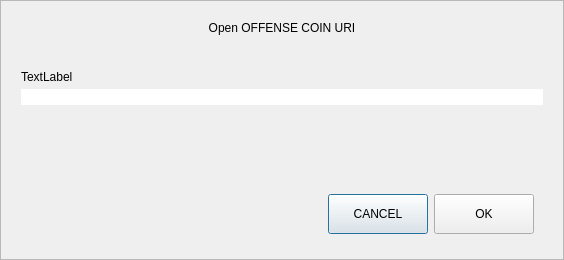
<?xml version="1.0" encoding="UTF-8"?>
<ui version="4.0">
 <class>OpenURIDialog</class>
 <widget class="QDialog" name="OpenURIDialog">
  <property name="geometry">
   <rect>
    <x>0</x>
    <y>0</y>
    <width>564</width>
    <height>260</height>
   </rect>
  </property>
  <property name="windowTitle">
   <string>Open URI</string>
  </property>
  <layout class="QVBoxLayout" name="verticalLayout">
   <property name="spacing">
    <number>0</number>
   </property>
   <property name="leftMargin">
    <number>0</number>
   </property>
   <property name="topMargin">
    <number>0</number>
   </property>
   <property name="rightMargin">
    <number>0</number>
   </property>
   <property name="bottomMargin">
    <number>0</number>
   </property>
   <item>
    <widget class="QFrame" name="frame">
     <property name="frameShape">
      <enum>QFrame::StyledPanel</enum>
     </property>
     <property name="frameShadow">
      <enum>QFrame::Raised</enum>
     </property>
     <layout class="QVBoxLayout" name="verticalLayout_2">
      <property name="spacing">
       <number>5</number>
      </property>
      <property name="leftMargin">
       <number>20</number>
      </property>
      <property name="topMargin">
       <number>20</number>
      </property>
      <property name="rightMargin">
       <number>20</number>
      </property>
      <property name="bottomMargin">
       <number>16</number>
      </property>
      <item>
       <widget class="QLabel" name="labelTitle">
        <property name="text">
         <string>Open OFFENSE COIN URI</string>
        </property>
        <property name="alignment">
         <set>Qt::AlignCenter</set>
        </property>
       </widget>
      </item>
      <item>
       <spacer name="verticalSpacer_2">
        <property name="orientation">
         <enum>Qt::Vertical</enum>
        </property>
        <property name="sizeType">
         <enum>QSizePolicy::Fixed</enum>
        </property>
        <property name="sizeHint" stdset="0">
         <size>
          <width>20</width>
          <height>30</height>
         </size>
        </property>
       </spacer>
      </item>
      <item>
       <widget class="QLabel" name="labelSubtitle">
        <property name="text">
         <string notr="true">TextLabel</string>
        </property>
       </widget>
      </item>
      <item>
       <layout class="QHBoxLayout" name="horizontalLayout">
        <property name="spacing">
         <number>0</number>
        </property>
        <item>
         <widget class="QValidatedLineEdit" name="uriEdit">
          <property name="styleSheet">
           <string notr="true">#uriEdit{
	border-top-right-radius:0px;
	border-bottom-right-radius:0px;
}</string>
          </property>
         </widget>
        </item>
       </layout>
      </item>
      <item>
       <spacer name="verticalSpacer">
        <property name="orientation">
         <enum>Qt::Vertical</enum>
        </property>
        <property name="sizeHint" stdset="0">
         <size>
          <width>20</width>
          <height>40</height>
         </size>
        </property>
       </spacer>
      </item>
      <item>
       <widget class="QWidget" name="widget" native="true">
        <property name="minimumSize">
         <size>
          <width>0</width>
          <height>50</height>
         </size>
        </property>
        <layout class="QHBoxLayout" name="horizontalLayout_2">
         <item>
          <spacer name="horizontalSpacer">
           <property name="orientation">
            <enum>Qt::Horizontal</enum>
           </property>
           <property name="sizeHint" stdset="0">
            <size>
             <width>289</width>
             <height>20</height>
            </size>
           </property>
          </spacer>
         </item>
         <item>
          <widget class="QPushButton" name="pushButtonCancel">
           <property name="minimumSize">
            <size>
             <width>100</width>
             <height>40</height>
            </size>
           </property>
           <property name="text">
            <string>CANCEL</string>
           </property>
          </widget>
         </item>
         <item>
          <widget class="QPushButton" name="pushButtonOK">
           <property name="minimumSize">
            <size>
             <width>100</width>
             <height>40</height>
            </size>
           </property>
           <property name="text">
            <string>OK</string>
           </property>
          </widget>
         </item>
        </layout>
       </widget>
      </item>
     </layout>
    </widget>
   </item>
  </layout>
 </widget>
 <customwidgets>
  <customwidget>
   <class>QValidatedLineEdit</class>
   <extends>QLineEdit</extends>
   <header>qvalidatedlineedit.h</header>
  </customwidget>
 </customwidgets>
 <resources/>
 <connections/>
</ui>
